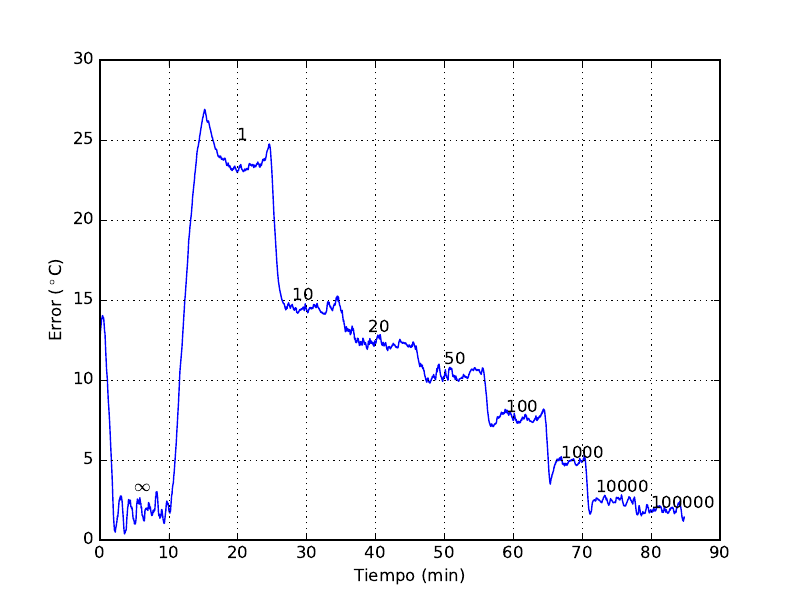

Here is the Python script that generated this plot:
import numpy as np
import matplotlib.pyplot as plt

data = np.genfromtxt("KP.csv", delimiter = ",")

xs = [5, 20, 28, 39, 50, 59, 67, 72, 80]
ys = [3, 25, 15, 13, 11, 8, 5.1, 3, 2]
kps = ["$\infty$", "1", "10", "20", "50", "100", "1000", "10000", "100000"]

time = data[:,0]
error = data[:,3]
plt.plot(time, error)
plt.xlabel("Tiempo (min)")
plt.ylabel("Error ($^\circ$C)")
plt.grid()

for i in range(len(xs)):
    plt.text(xs[i], ys[i], kps[i])


plt.savefig("KP.pdf")
